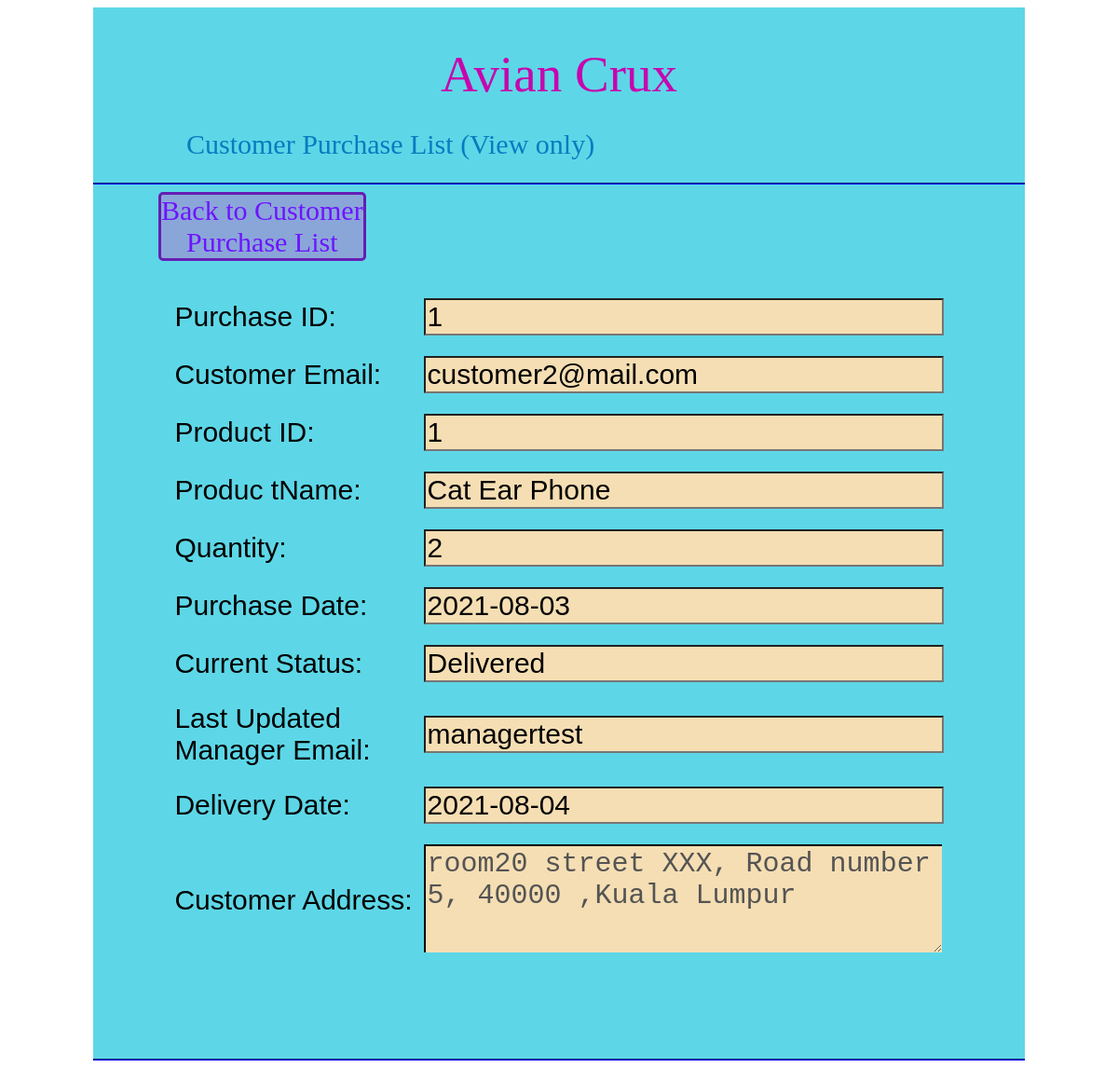
The page /AdminCustomerPurchaseListDetail.php?PurchaseID=1 (signed in) on the database its author committed.
### tables this page shows
CREATE TABLE `customerpurchaselist` (
  `PurchaseID` int(11) NOT NULL,
  `UserEmail` varchar(30) NOT NULL,
  `Quantity` int(11) NOT NULL,
  `ProductID` int(11) NOT NULL,
  `Status` varchar(50) NOT NULL,
  `PurchaseDate` date DEFAULT NULL,
  `DeliveryDate` date DEFAULT NULL,
  `ManagerID` int(11) DEFAULT NULL
);

CREATE TABLE `productlist` (
  `ProductID` int(11) NOT NULL,
  `ProductName` varchar(255) NOT NULL,
  `ProductDescription` varchar(255) NOT NULL,
  `ProductCategory` varchar(255) NOT NULL,
  `ProductStock` int(11) NOT NULL,
  `ProductCost` decimal(10,2) NOT NULL,
  `ProductPrice` decimal(10,2) NOT NULL,
  `ProductPicture` varchar(255) NOT NULL
);

CREATE TABLE `managerpermission` (
  `ManagerID` int(11) NOT NULL,
  `UserEmail` varchar(30) NOT NULL,
  `UpdateProduct` int(1) NOT NULL,
  `UpdatePurchaseList` int(1) NOT NULL,
  `UpdateCompletedPurchaseList` int(1) NOT NULL
);

CREATE TABLE `user` (
  `UserEmail` varchar(30) NOT NULL,
  `UserFullName` varchar(100) DEFAULT NULL,
  `UserPassword` varchar(30) NOT NULL,
  `UserType` char(20) NOT NULL,
  `UserAddress` varchar(255) DEFAULT NULL,
  `UserCardNum` varchar(19) DEFAULT NULL,
  `UserCardSerial` varchar(4) DEFAULT NULL,
  `UserCardExpiredDate` varchar(5) DEFAULT NULL
);

### AdminCustomerPurchaseListDetail.php (the view, shortened to what this page needs)
<?php session_start();
include_once 'connection.php';
$UserType = $_SESSION['usertype'];
if($UserType == "Admin"){
$PurchaseID=$_GET['PurchaseID'];
$sqlquery5= "SELECT customerpurchaselist.PurchaseID,customerpurchaselist.UserEmail as 'CustomerEmail',customerpurchaselist.Quantity,customerpurchaselist.ProductID,customerpurchaselist.Status, customerpurchaselist.PurchaseDate,customerpurchaselist.DeliveryDate, productlist.ProductName,user.UserAddress , managerpermission.UserEmail as 'ManagerEmail' FROM `customerpurchaselist` LEFT JOIN productlist ON customerpurchaselist.ProductID = productlist.ProductID LEFT JOIN user ON customerpurchaselist.UserEmail = user.UserEmail LEFT JOIN managerpermission ON customerpurchaselist.ManagerID = managerpermission.ManagerID WHERE customerpurchaselist.PurchaseID = $PurchaseID";
$result5 = mysqli_query($conn, $sqlquery5);
$resultcheck5 = mysqli_num_rows($result5) ;
if ($resultcheck5 == 1){
    $row = mysqli_fetch_assoc($result5);
    $CustomerEmail = $row['CustomerEmail'];
    $ManagerEmail = $row['ManagerEmail'];
    $Quantity = $row['Quantity'];
    $ProductID = $row['ProductID'];
    $Status = $row['Status'];
    $PurchaseDate = $row['PurchaseDate'];
    if(isset($row['DeliveryDate'])){
    $DeliveryDate = $row['DeliveryDate'];
}else{$DeliveryDate = "Not Yet Delivered";}
    $ProductName = $row['ProductName'];
    $UserAddress = $row['UserAddress'];
}
?>
<!DOCTYPE html>
<html lang="en">
<head>
    <link href="allin1css.css" rel="stylesheet"  type="text/css"/>
</head>
<body>
    <center>
<div id="contain">
    <div id="header"><center><div id= "pagetype">Avian Crux</div></center></div>
    <div id="menu" class="welcome">Customer Purchase List (View only)</div>
    <hr class="lining">
    <div id="menu" >
        <div id="firstconn"><a href="AdminCustomerPurchaseList.php" class="deco">Back to Customer<br>Purchase List</a></div>
    </div>
    <br>
    <br>
    <br>
    <br>
    <form id="DisplayCustomerPurchaseList" action="ManagerUpdateProductList.php" method="POST" enctype ="multipart/form-data">
<table id="CustomerPurchaseList">
<tr>
    <td><label class="formlabel" for="PurchaseID">Purchase ID:</label></td>
    <td><input id="disablednum" class="forminput" type="number" name="PurchaseID" value="<?php echo $PurchaseID ?>"></input></td>
</tr><tr>
    <td><label class="formlabel" for="CustomerEmail">Customer Email:</label></td>
    <td><input id="disablednum" class="forminput" type="text" name="CustomerEmail" value="<?php echo $CustomerEmail; ?>"></input></td>
</tr><tr>
    <td><label class="formlabel" for="ProductID">Product ID:</label></td>
    <td><input id="disablednum" class="forminput" type="text" name="ProductID" value="<?php echo $ProductID; ?>"></input></td>
</tr><tr>
    <td><label class="formlabel" for="ProductName">Produc tName:</label></td>
    <td><input id="disablednum" class="forminput" type="text" name="ProductName" value="<?php echo $ProductName; ?>"></input></td>
</tr><tr>
    <td><label class="formlabel" for="Quantity">Quantity:</label></td>
    <td><input id="disablednum" class="forminput" type="text" name="Quantity" value="<?php echo $Quantity; ?>"></input></td>
</tr><tr>
    <td><label class="formlabel" for="PurchaseDate">Purchase Date:</label></td>
    <td><input id="disablednum" class="forminput" type="text" name="PurchaseDate" value="<?php echo $PurchaseDate; ?>"></input></td>
</tr><tr>
    <td><label class="formlabel" for="Status">Current Status:</label></td>
    <td><input id="disablednum" class="forminput" type="text" name="Status" value="<?php echo $Status; ?>"></input></td>
</tr><tr>
    <td><label class="formlabel" for="ManagerEmail">Last Updated<br>Manager Email:</label></td>
    <td><input id="disablednum" class="forminput" type="text" name="ManagerEmail" value="<?php echo $ManagerEmail; ?>"></input></td>
</tr><tr>
    <td><label class="formlabel" for="DeliveryDate">Delivery Date:</label></td>
    <td><input id="disablednum" class="forminput" type="text" name="DeliveryDate" value="<?php echo $DeliveryDate; ?>"></input></td>
</tr><tr>
    <td><label class="formlabel" for="UserAddress">Customer Address:</label></td>
    <td><textarea id="longimput" class="forminput" name="UserAddress" row="5" disabled><?php echo $UserAddress; ?></textarea></td>
</tr>
</table>
</form>
    <div style="height:90px;"></div>
    <hr class="lining">
</center>
</body>
<?php
}else{
    header("Location: Login.php");
}
?>

### allin1css.css (style rules this page uses)
#contain { background-color:rgb(93, 215, 231); width:1000px; }
#header { padding-top: 20px; height:110px; width:1000px; font-size:80px; text-align: center; }
#pagetype { padding-top: 20px; height:100px; width:300px; font-size:55px; text-align: center; color : rgb(199, 5, 173); }
#menu { font-size: 30px; height:30px; width:1000px; color : rgb(6, 124, 192); }
.welcome { text-align: left; padding-left: 100px; padding-bottom: 20px; }
#firstconn { float:left; margin-left: 70px; background-color: rgb(138, 166, 216); border-color: rgb(100, 30, 180); border-width: 3px; border-style: solid; border-radius: 5px; }
.deco { color : rgb(110, 20, 255); text-decoration: none; }
.lining { border-color : rgb(5, 2, 202) }
tr, td { padding: 10px 5px; }
.forminput { width: 550px; font-size: 30px; background-color: wheat; }
.formlabel { width: 100px; font-size: 30px; font-family: Impact, Haettenschweiler, 'Arial Narrow Bold', sans-serif; }
#disablednum { pointer-events:none; }
#longimput { height: 110px; border-color: #000; border-width: 2px 0px 0px 2px; border-style: solid; }

### rows shown on the page
customerpurchaselist: CustomerEmail "customer2@mail.com", ProductID "1", ProductName "Cat Ear Phone", Quantity "2", PurchaseDate "2021-08-03", Status "Delivered", ManagerEmail "managertest", DeliveryDate "2021-08-04", UserAddress "room20 street XXX, Road number 5, 40000 ,Kuala Lumpur"
